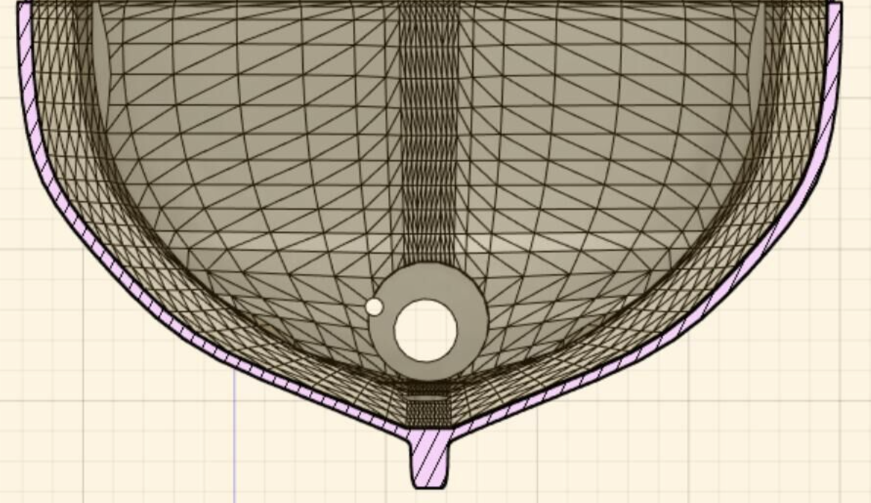
//> input picture demo/build/boat.png, 1742 x 1006 px (shown at 1/2 size)
$ ./demo_copy_2   (built with g++ and OpenCV 4)
//> lines starting //> are read from the running program, lines starting //| are printed output that depends on the picture; after the words box and inside, x2 and y2 are one past the last pixel; in counts of white or black regions, pixels touching at a corner belong together
#include <iostream>
#include <sstream>
#include <cstdint>
#include <cstddef>
#include <cmath>
#include <utility>
#include <numbers>
#include <opencv2/opencv.hpp>


int main()
{


	//读取fusion 360中设计好的船截面图
	cv::Mat mat = cv::imread("boat.png");
//> mat is the input picture: 1006 rows x 1742 cols, CV_8UC3; mean B, G, R 150.8, 168.4, 177.5
	cv::imshow("boat", mat);

	//转换成灰度图像
	cv::Mat gray;
	cv::cvtColor(mat, gray, cv::COLOR_BGR2GRAY);
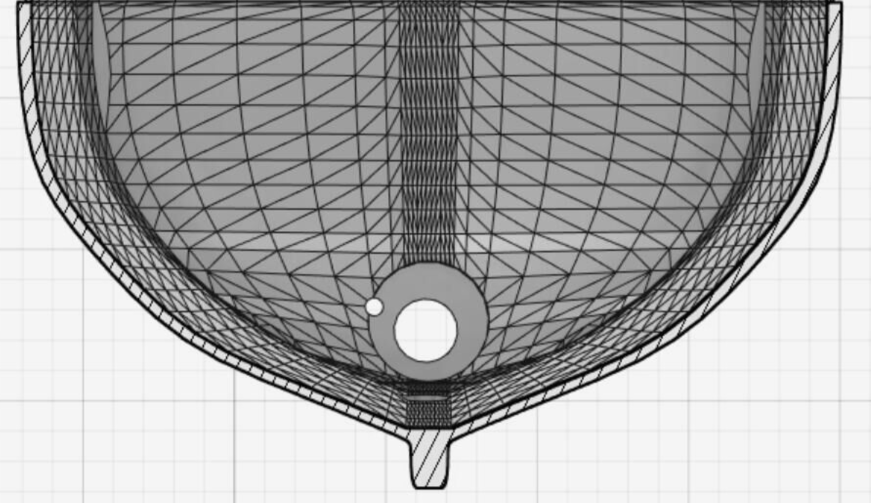
//> gray: 1006 rows x 1742 cols, CV_8UC1 (shown at 1/2 size); min 1, max 253, mean 169.1
	cv::imshow("gray", gray);

	//自适应二值化
	cv::Mat thresh;
	cv::adaptiveThreshold(gray, thresh, 255, cv::ADAPTIVE_THRESH_GAUSSIAN_C, cv::THRESH_BINARY, 1931, 0);
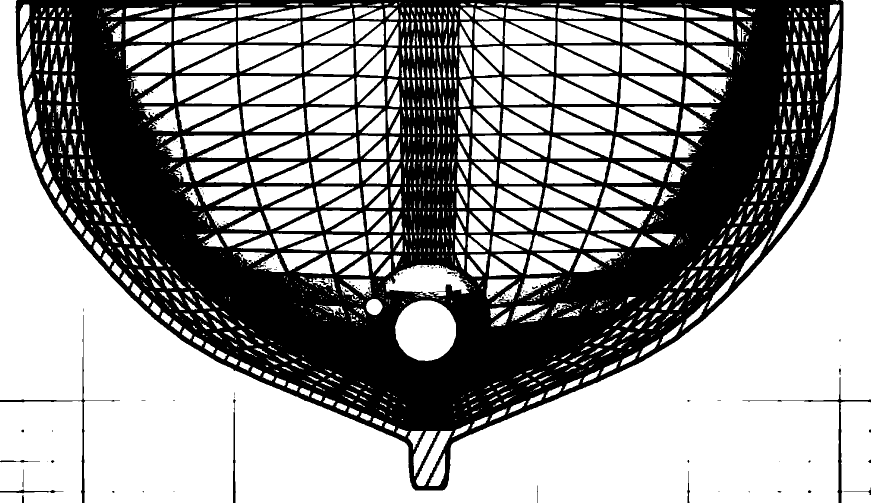
//> thresh: 1006 rows x 1742 cols, CV_8UC1 (shown at 1/2 size); 60.6% white; 163 black regions (140 under 20 px), largest, box (x1, y1, x2, y2) and area: (31, 0, 1687, 981) 684855, (1485, 754, 1742, 1006) 1717, (0, 630, 240, 1006) 1658
	cv::imshow("thresh", thresh);

	//图像膨胀，去除网格
	cv::Mat dilated;
	cv::dilate(thresh, dilated, cv::getStructuringElement(cv::MORPH_RECT, cv::Size(3, 3)), cv::Point(-1, -1), 3);
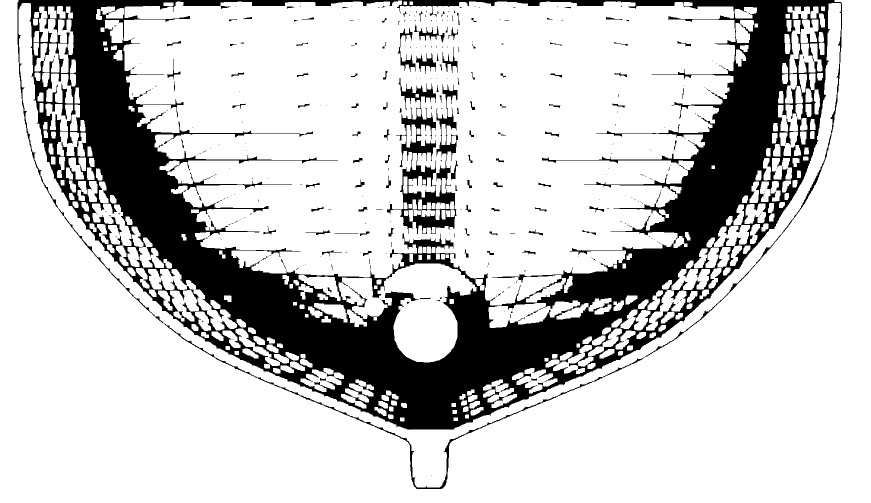
//> dilated: 1006 rows x 1742 cols, CV_8UC1 (shown at 1/2 size); 79.3% white; 387 black regions (285 under 20 px), largest, box (x1, y1, x2, y2) and area: (35, 0, 1684, 978) 341585, (774, 156, 916, 468) 13003, (795, 55, 831, 144) 668
	cv::imshow("dilated", dilated);

	// [16 lines of commented-out code are left out]
	std::vector<std::pair<int, int>> points; //存储散点坐标
	for (size_t j = 0; j != dilated.size().width; ++j) {
		for (size_t i = dilated.size().height - 1; i != 0; --i) {
			if (dilated.at<uint8_t>(i, j) == 0 && (j <= dilated.size().width / 2 - 100 || j >= dilated.size().width / 2 + 100)) {
				points.push_back(std::make_pair(j, dilated.size().height - i));
				break;
			}
		}
	}
//> after the loop, points = 1450 pairs, first 12: [35, 918], [36, 900], [37, 882], [38, 858], [39, 852], [40, 845], [41, 828], [42, 821], [43, 809], [44, 798], [45, 795], [46, 791]
	//生成列表
	std::stringstream xAxis, yAxis;
	xAxis << "["; yAxis << "[";
	for (auto point : points) {
		xAxis << point.first << ",";
		yAxis << point.second << ",";
	}
//> this loop made 1450 passes
	xAxis << "]"; yAxis << "]";
	std::cout << xAxis.str() << std::endl;
	std::cout << yAxis.str() << std::endl;

	cv::waitKey(0);

	return 0;
}

$ run again, with demo/build/chun.jpg saved as demo/build/boat.png
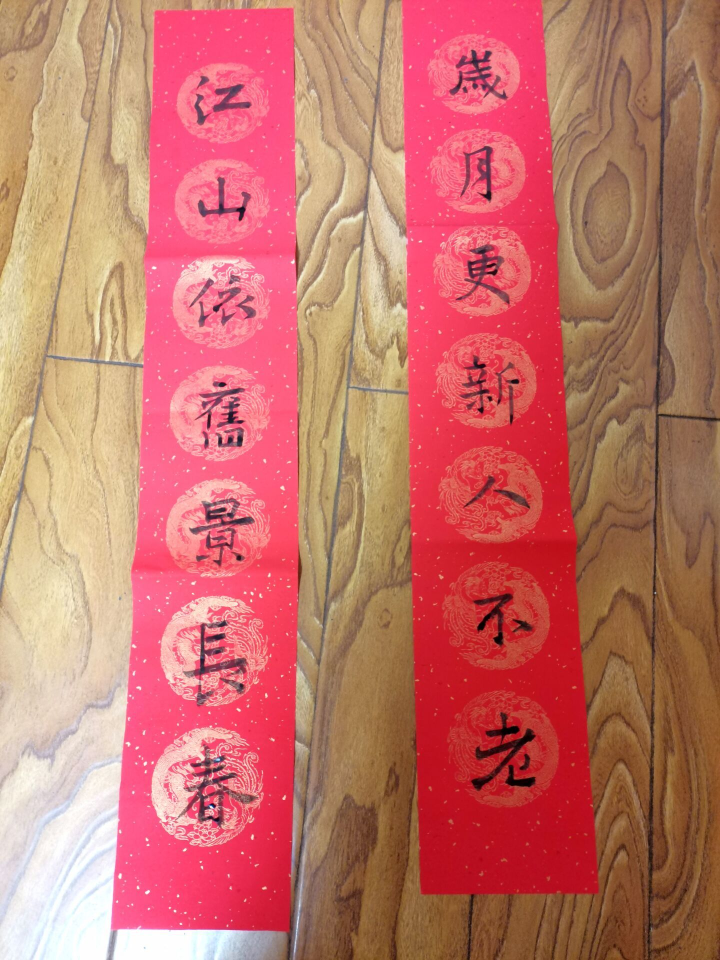
//> input picture demo/build/chun.jpg, 1440 x 1920 px (shown at 1/2 size)
//> mat is the input picture: 1920 rows x 1440 cols, CV_8UC3; mean B, G, R 105.8, 114.8, 196.2
//> `cv::adaptiveThreshold(gray, thresh, 255, cv::ADAPTIVE_THRESH_GAUSSIAN_..`:
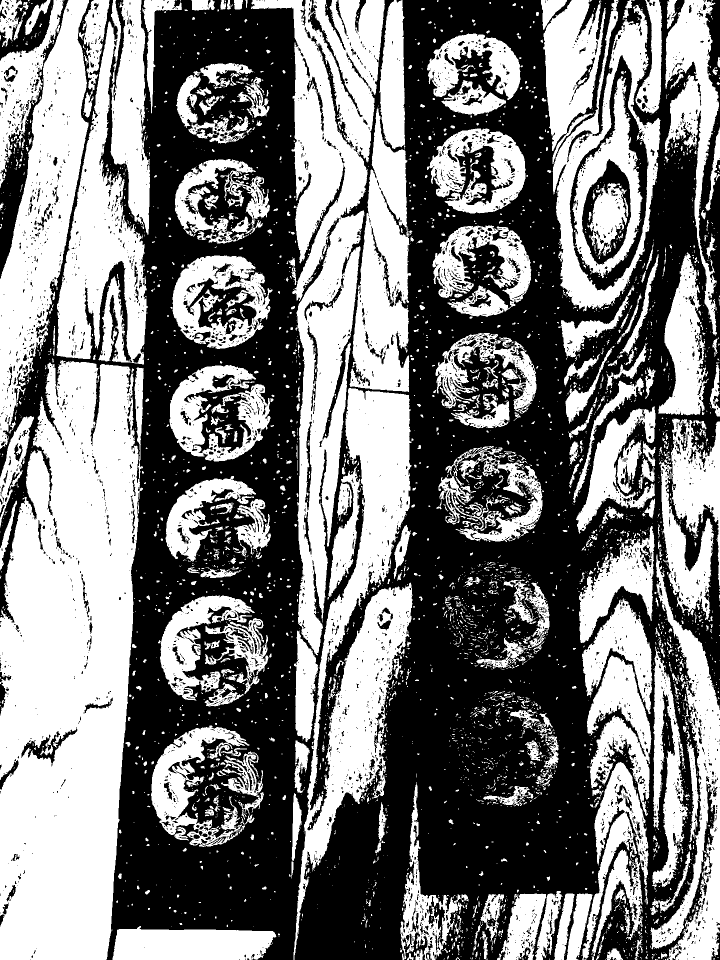
//> thresh: 1920 rows x 1440 cols, CV_8UC1 (shown at 1/2 size); 48.7% white; 4032 white regions (3255 under 20 px), largest, box (x1, y1, x2, y2) and area: (0, 720, 287, 1920) 268116, (502, 0, 770, 1311) 122501, (587, 776, 825, 1920) 91095
//> `cv::dilate(thresh, dilated, cv::getStructuringElement(cv::MORPH_RECT, ..`:
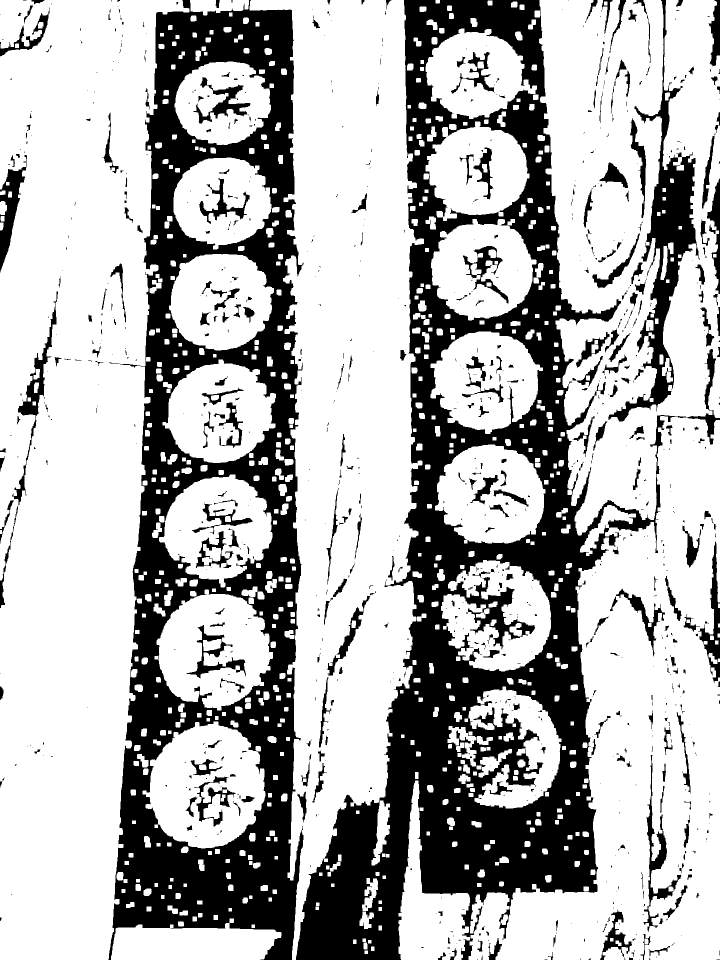
//> dilated: 1920 rows x 1440 cols, CV_8UC1 (shown at 1/2 size); 70% white; 980 black regions (650 under 20 px), largest, box (x1, y1, x2, y2) and area: (592, 0, 1440, 1920) 399697, (217, 0, 607, 1920) 303533, (1216, 0, 1399, 843) 27965
//> after the loop `for (size_t j = 0; j != dilated.size().width; ++j)`: points = 1224 pairs, first 12: [0, 79], [1, 80], [2, 82], [3, 354], [4, 358], [5, 360], [6, 360], [7, 361], [8, 364], [9, 366], [10, 778], [11, 784]
//> the loop `for (auto point : points)` made 1224 passes
